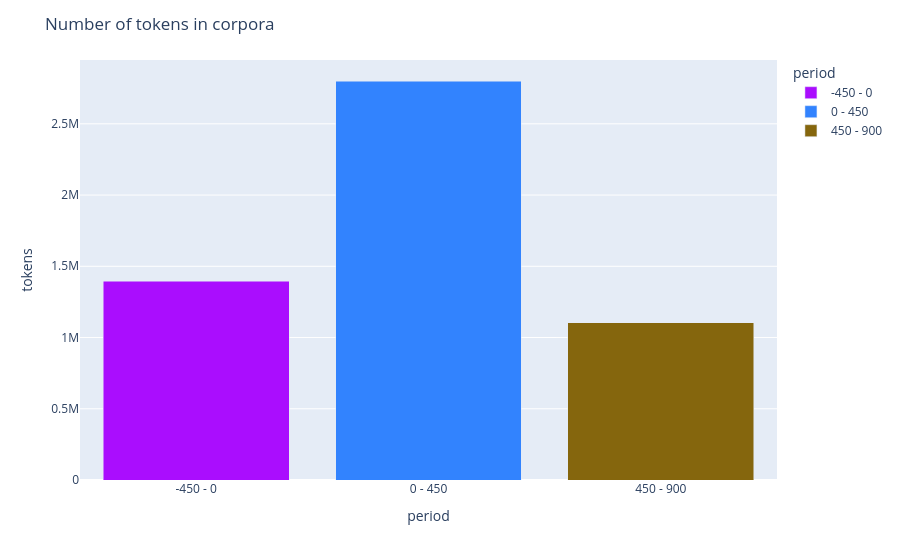

The notebook cell this image was saved under:
### Code cell
# number of tokens per period
df = metadata_df_subset.groupby("period").agg({"tokens":"sum"}).reset_index()
fig = px.bar(df, x="period", y="tokens", color="period", color_discrete_map=periods2colors)
fig.update_layout(title="Number of tokens in corpora",barmode='stack')
fig.show()

### Figure 1 — Plotly figure (JSON) as saved in the notebook; plotly's stock layout.template omitted (floating-point values rounded to 4 significant figures)
{"data": [{"alignmentgroup": "True", "hovertemplate": "period=%{x}<br>tokens=%{y}<extra></extra>", "legendgroup": "-450 - 0", "marker": {"color": "#AA0DFE", "pattern": {"shape": ""}}, "name": "-450 - 0", "offsetgroup": "-450 - 0", "orientation": "v", "showlegend": true, "textposition": "auto", "type": "bar", "x": ["-450 - 0"], "xaxis": "x", "y": [1395938], "yaxis": "y"}, {"alignmentgroup": "True", "hovertemplate": "period=%{x}<br>tokens=%{y}<extra></extra>", "legendgroup": "0 - 450", "marker": {"color": "#3283FE", "pattern": {"shape": ""}}, "name": "0 - 450", "offsetgroup": "0 - 450", "orientation": "v", "showlegend": true, "textposition": "auto", "type": "bar", "x": ["0 - 450"], "xaxis": "x", "y": [2800542], "yaxis": "y"}, {"alignmentgroup": "True", "hovertemplate": "period=%{x}<br>tokens=%{y}<extra></extra>", "legendgroup": "450 - 900", "marker": {"color": "#85660D", "pattern": {"shape": ""}}, "name": "450 - 900", "offsetgroup": "450 - 900", "orientation": "v", "showlegend": true, "textposition": "auto", "type": "bar", "x": ["450 - 900"], "xaxis": "x", "y": [1105178], "yaxis": "y"}], "layout": {"autosize": true, "barmode": "stack", "legend": {"title": {"text": "period"}, "tracegroupgap": 0}, "margin": {"t": 60}, "title": {"text": "Number of tokens in corpora"}, "xaxis": {"anchor": "y", "autorange": true, "categoryarray": ["-450 - 0", "0 - 450", "450 - 900"], "categoryorder": "array", "domain": [0, 1], "range": [-0.5, 2.5], "title": {"text": "period"}, "type": "category"}, "yaxis": {"anchor": "x", "autorange": true, "domain": [0, 1], "range": [0, 2948000.0], "title": {"text": "tokens"}, "type": "linear"}}}
